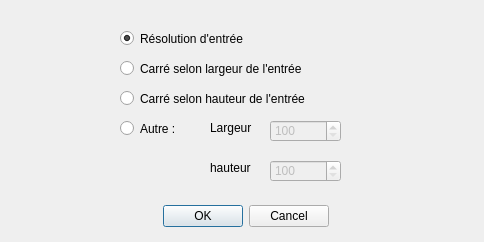
<?xml version="1.0" encoding="UTF-8"?>
<ui version="4.0">
 <class>GetSize</class>
 <widget class="QDialog" name="GetSize">
  <property name="geometry">
   <rect>
    <x>0</x>
    <y>0</y>
    <width>484</width>
    <height>242</height>
   </rect>
  </property>
  <property name="sizePolicy">
   <sizepolicy hsizetype="Preferred" vsizetype="Preferred">
    <horstretch>0</horstretch>
    <verstretch>0</verstretch>
   </sizepolicy>
  </property>
  <property name="minimumSize">
   <size>
    <width>484</width>
    <height>242</height>
   </size>
  </property>
  <property name="maximumSize">
   <size>
    <width>484</width>
    <height>242</height>
   </size>
  </property>
  <property name="windowTitle">
   <string>Résolution de la vidéo convertie</string>
  </property>
  <property name="windowOpacity">
   <double>1.000000000000000</double>
  </property>
  <widget class="QDialogButtonBox" name="buttonBox">
   <property name="geometry">
    <rect>
     <x>10</x>
     <y>200</y>
     <width>471</width>
     <height>32</height>
    </rect>
   </property>
   <property name="orientation">
    <enum>Qt::Horizontal</enum>
   </property>
   <property name="standardButtons">
    <set>QDialogButtonBox::Cancel|QDialogButtonBox::Ok</set>
   </property>
   <property name="centerButtons">
    <bool>true</bool>
   </property>
  </widget>
  <widget class="QSpinBox" name="spinBoxWidth">
   <property name="enabled">
    <bool>false</bool>
   </property>
   <property name="geometry">
    <rect>
     <x>270</x>
     <y>120</y>
     <width>71</width>
     <height>22</height>
    </rect>
   </property>
   <property name="buttonSymbols">
    <enum>QAbstractSpinBox::UpDownArrows</enum>
   </property>
   <property name="accelerated">
    <bool>true</bool>
   </property>
   <property name="minimum">
    <number>100</number>
   </property>
   <property name="maximum">
    <number>10000</number>
   </property>
   <property name="showGroupSeparator" stdset="0">
    <bool>false</bool>
   </property>
  </widget>
  <widget class="QSpinBox" name="spinBoxHeigth">
   <property name="enabled">
    <bool>false</bool>
   </property>
   <property name="geometry">
    <rect>
     <x>270</x>
     <y>160</y>
     <width>71</width>
     <height>22</height>
    </rect>
   </property>
   <property name="accelerated">
    <bool>true</bool>
   </property>
   <property name="minimum">
    <number>100</number>
   </property>
   <property name="maximum">
    <number>10000</number>
   </property>
  </widget>
  <widget class="QLabel" name="label_2">
   <property name="geometry">
    <rect>
     <x>210</x>
     <y>120</y>
     <width>61</width>
     <height>16</height>
    </rect>
   </property>
   <property name="text">
    <string>Largeur</string>
   </property>
  </widget>
  <widget class="QLabel" name="label_3">
   <property name="geometry">
    <rect>
     <x>210</x>
     <y>160</y>
     <width>61</width>
     <height>16</height>
    </rect>
   </property>
   <property name="text">
    <string>hauteur</string>
   </property>
  </widget>
  <widget class="QRadioButton" name="radioButtonEntree">
   <property name="geometry">
    <rect>
     <x>120</x>
     <y>30</y>
     <width>201</width>
     <height>17</height>
    </rect>
   </property>
   <property name="text">
    <string>Résolution d'entrée</string>
   </property>
   <property name="checked">
    <bool>true</bool>
   </property>
   <attribute name="buttonGroup">
    <string notr="true">buttonGroup</string>
   </attribute>
  </widget>
  <widget class="QRadioButton" name="radioButtonWidth">
   <property name="geometry">
    <rect>
     <x>120</x>
     <y>60</y>
     <width>251</width>
     <height>17</height>
    </rect>
   </property>
   <property name="text">
    <string>Carré selon largeur de l'entrée</string>
   </property>
   <attribute name="buttonGroup">
    <string notr="true">buttonGroup</string>
   </attribute>
  </widget>
  <widget class="QRadioButton" name="radioButtonHeigth">
   <property name="geometry">
    <rect>
     <x>120</x>
     <y>90</y>
     <width>271</width>
     <height>17</height>
    </rect>
   </property>
   <property name="text">
    <string>Carré selon hauteur de l'entrée</string>
   </property>
   <attribute name="buttonGroup">
    <string notr="true">buttonGroup</string>
   </attribute>
  </widget>
  <widget class="QRadioButton" name="radioButtonCustom">
   <property name="geometry">
    <rect>
     <x>120</x>
     <y>120</y>
     <width>71</width>
     <height>17</height>
    </rect>
   </property>
   <property name="text">
    <string>Autre :</string>
   </property>
   <property name="checked">
    <bool>false</bool>
   </property>
   <attribute name="buttonGroup">
    <string notr="true">buttonGroup</string>
   </attribute>
  </widget>
 </widget>
 <resources/>
 <connections>
  <connection>
   <sender>buttonBox</sender>
   <signal>accepted()</signal>
   <receiver>GetSize</receiver>
   <slot>accept()</slot>
   <hints>
    <hint type="sourcelabel">
     <x>248</x>
     <y>254</y>
    </hint>
    <hint type="destinationlabel">
     <x>157</x>
     <y>274</y>
    </hint>
   </hints>
  </connection>
  <connection>
   <sender>buttonBox</sender>
   <signal>rejected()</signal>
   <receiver>GetSize</receiver>
   <slot>reject()</slot>
   <hints>
    <hint type="sourcelabel">
     <x>316</x>
     <y>260</y>
    </hint>
    <hint type="destinationlabel">
     <x>286</x>
     <y>274</y>
    </hint>
   </hints>
  </connection>
  <connection>
   <sender>radioButtonCustom</sender>
   <signal>toggled(bool)</signal>
   <receiver>spinBoxWidth</receiver>
   <slot>setEnabled(bool)</slot>
   <hints>
    <hint type="sourcelabel">
     <x>215</x>
     <y>128</y>
    </hint>
    <hint type="destinationlabel">
     <x>290</x>
     <y>130</y>
    </hint>
   </hints>
  </connection>
  <connection>
   <sender>radioButtonCustom</sender>
   <signal>toggled(bool)</signal>
   <receiver>spinBoxHeigth</receiver>
   <slot>setEnabled(bool)</slot>
   <hints>
    <hint type="sourcelabel">
     <x>215</x>
     <y>128</y>
    </hint>
    <hint type="destinationlabel">
     <x>290</x>
     <y>170</y>
    </hint>
   </hints>
  </connection>
 </connections>
 <buttongroups>
  <buttongroup name="buttonGroup"/>
 </buttongroups>
</ui>
